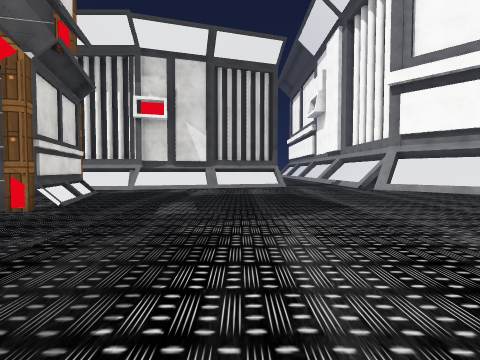
view 1 (above)

21 first-person views from a walk through a Unity game level. The camera is 1.4 m above the floor, tilts 2° down and sees 85° across. The floor is counted in squares, 2 m on a side. Each view is taken from the middle of a square. On the plan, view 1 faces up. The plan holds only what a view shows up to about 9 squares ahead; the rest is blank. The place goes on beyond the plan. The player character is not drawn. Some surface patterns are stand-ins.

view 2
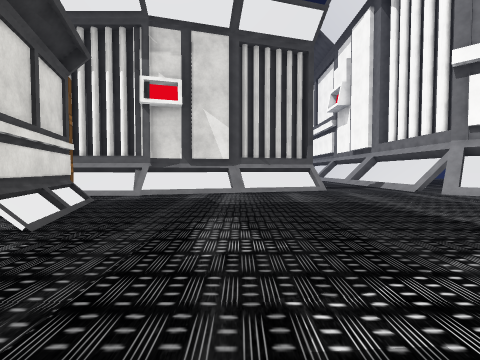

view 3
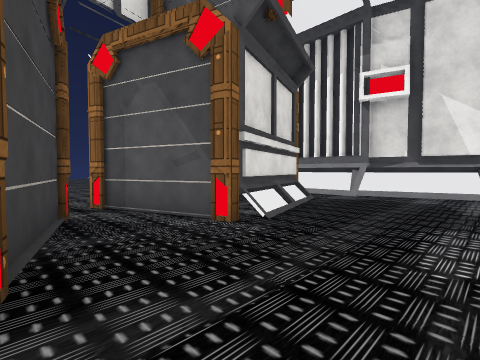

view 4
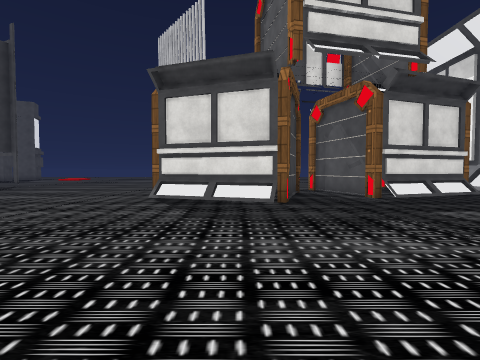

view 5
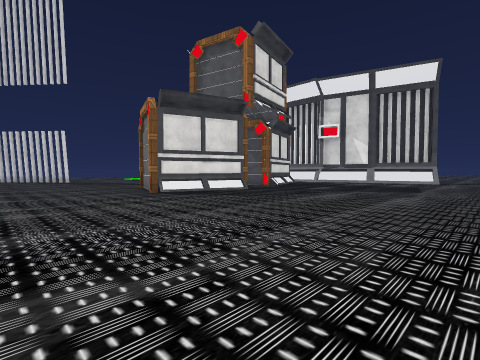

view 6
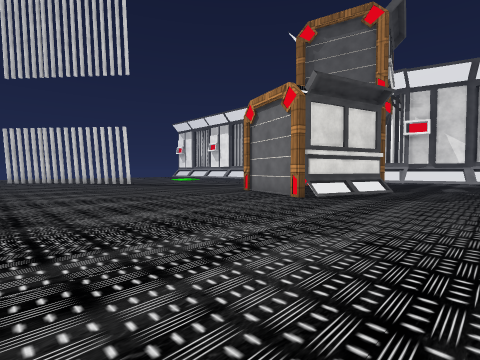

view 7
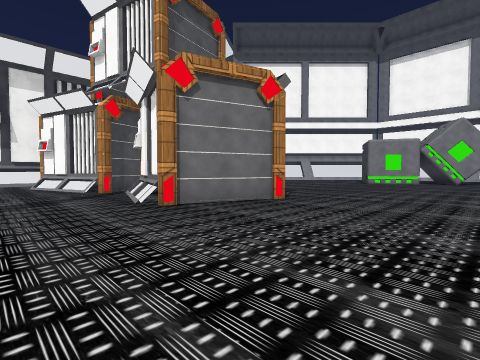

view 8
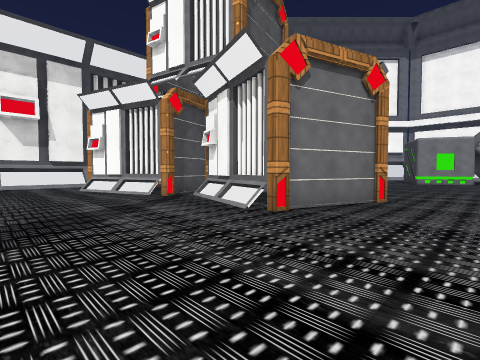

view 9
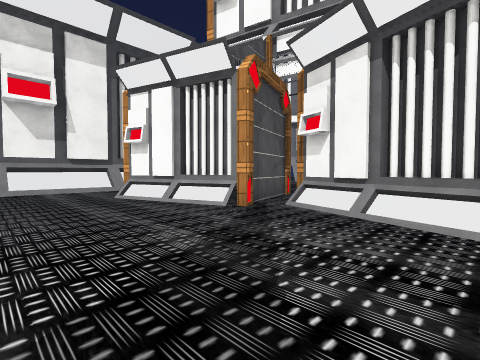

view 10
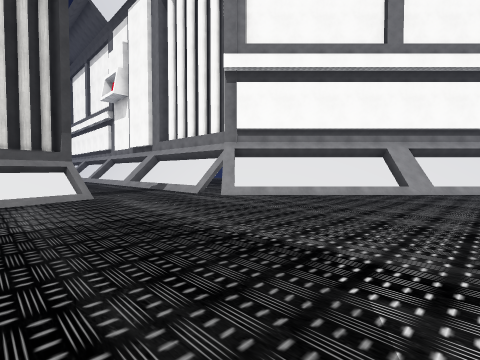

view 11
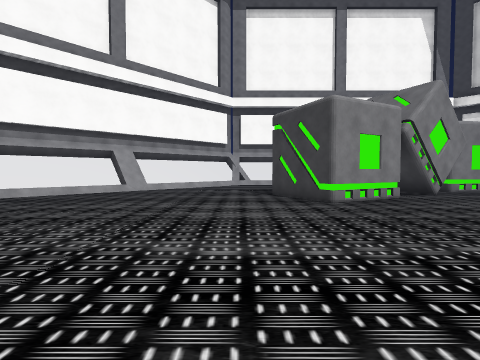

view 12
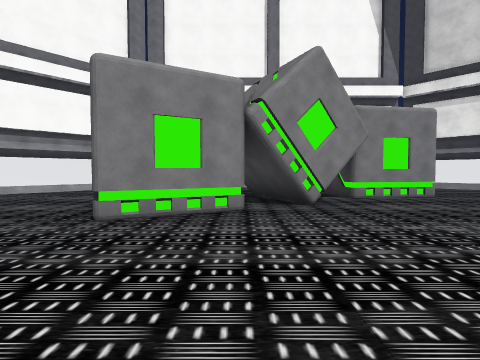

view 13
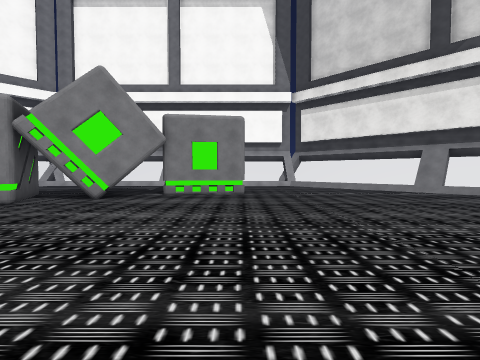

view 14
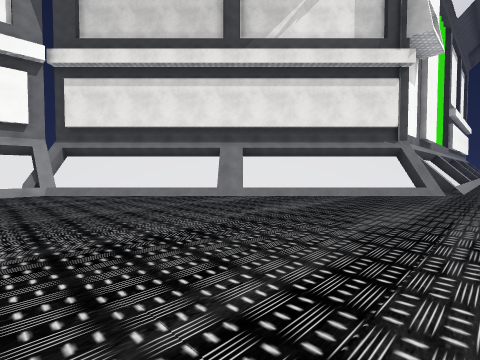

view 15
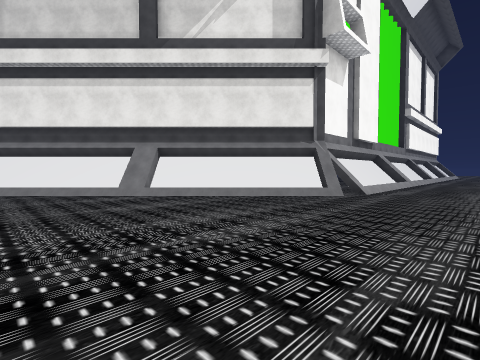

view 16
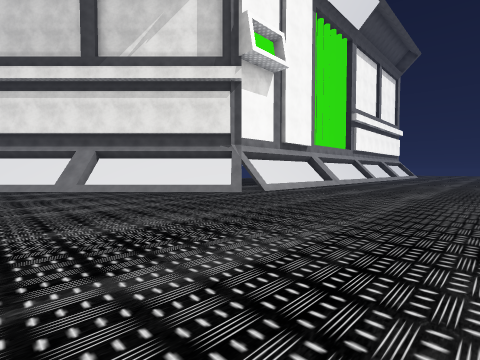

view 17
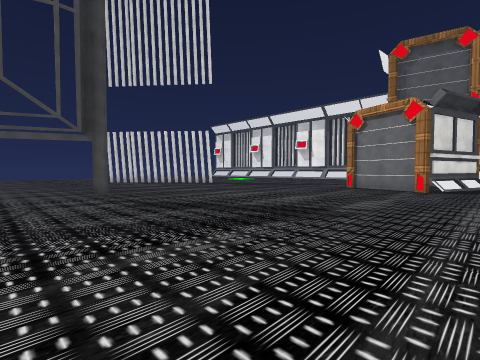

view 18
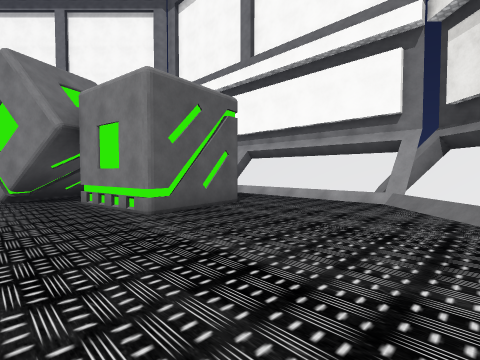

view 19
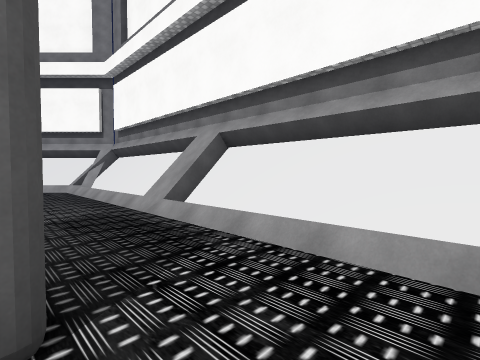

view 20
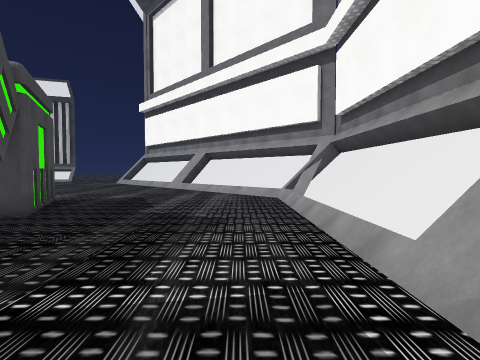

view 21
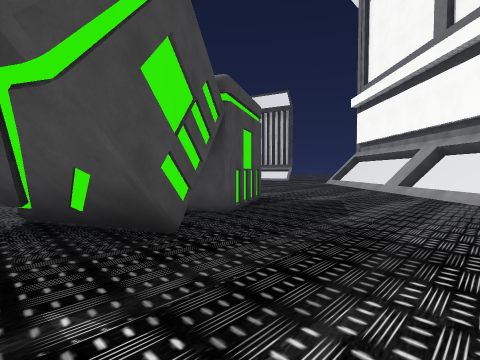

### Floor plan
Key: @ floor where view 1 was taken; # wall or solid block; x gap in a wall; . floor; / step, stairs or slope; = window, fence, low wall or low ledge; ^ raised ledge; C computer; P pipe.
Columns run from 10 left of view 1 to 15 right of it. Each row starts with its distance up from view 1.
 13              ..
 12             ...^
 11         ####...=
 10  .....C^^//..../^.
  9  ======........./^..
  8 ....  .........../^.
  7 ....###.........../^.
  6 ...C# #............/#..
  5 ...P###............./^.
  4 ...P##.............../^..
  3 .....x................/^.
  2 ....C ##.............../#.
  1 ....P ##..........#..../^.
  0 ....####..@.....###..../^.
 -1 ......#.........###..../^.
 -2 .................###.../^.
 -3 .................###.../#
 -4 ..................#..../#.
 -5 ...................## ./^.
 -6 ........... .......###./^.
 -7 ...................##../^.
 -8 .........   .........../^.
 -9 .#.......    ........../^.
-10 .........   ........../^#
-11 ...................../^^.
-12          .........../^^.
-13          ........../^^.
-14          ........./^#.
-15          ......../^^.
-16          ......./^^.
-17          ....../^^.
-18          ....../#.
-19          ......^
-20          ......^

Positions as (right, up) in squares from view 1, and headings:
1: (0, 0), facing up
2: (-1, 2), facing up
3: (-1, 2), facing up-left
4: (3, 1), facing left
5: (4, -5), facing up-left
6: (0, -7), facing up-left
7: (-9, -5), facing up-right
8: (-10, -3), facing up-right
9: (-10, 0), facing up-right
10: (0, 4), facing up-right
11: (0, 2), facing right
12: (2, -2), facing right
13: (1, -7), facing right
14: (4, -8), facing down-right
15: (2, -10), facing down-right
16: (-1, -11), facing down-right
17: (-2, -11), facing up-left
18: (7, -11), facing up-right
19: (11, -8), facing up-right
20: (12, -5), facing up
21: (12, -4), facing up-left
